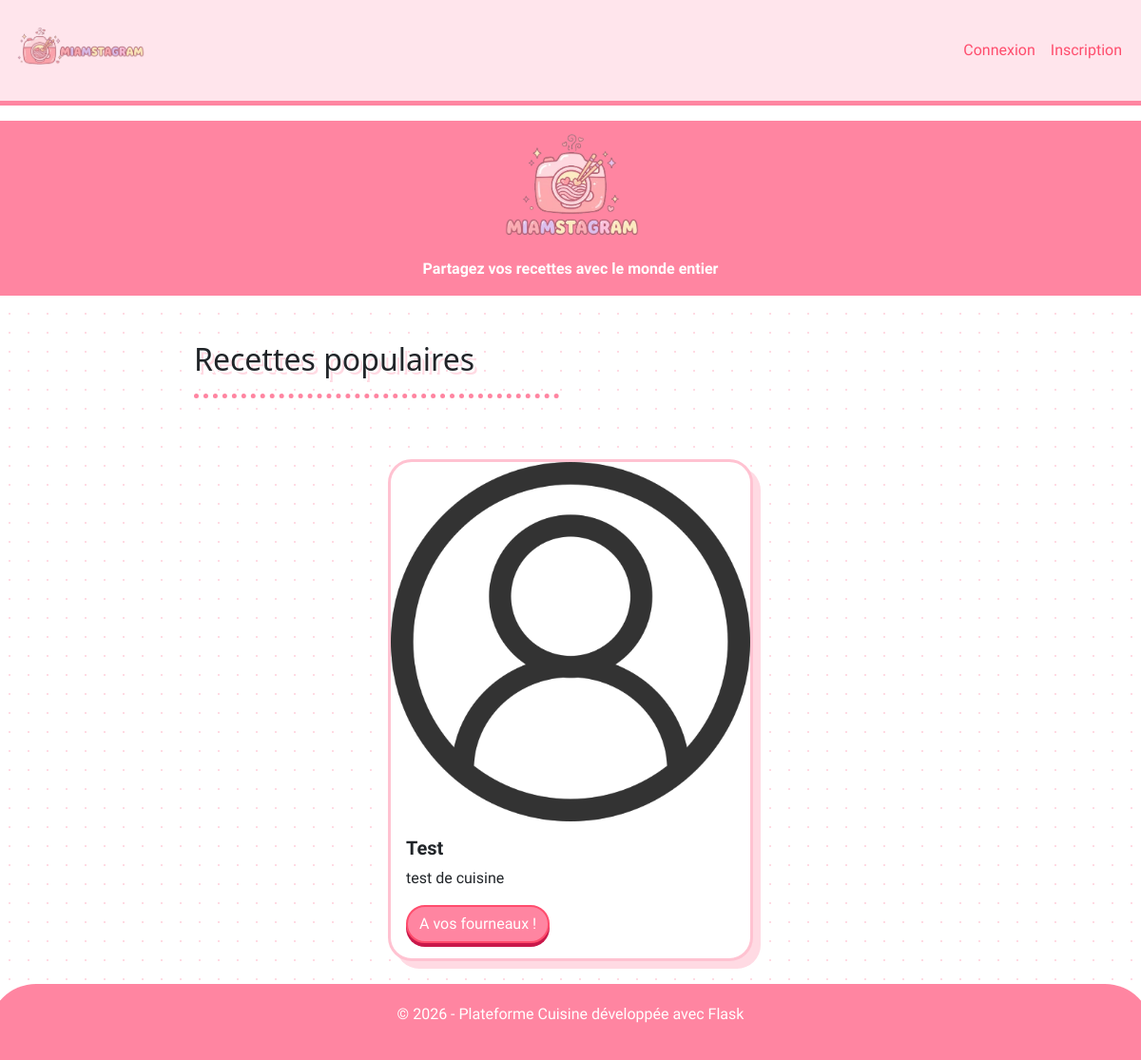
/, run on an earlier commit of the app's database.
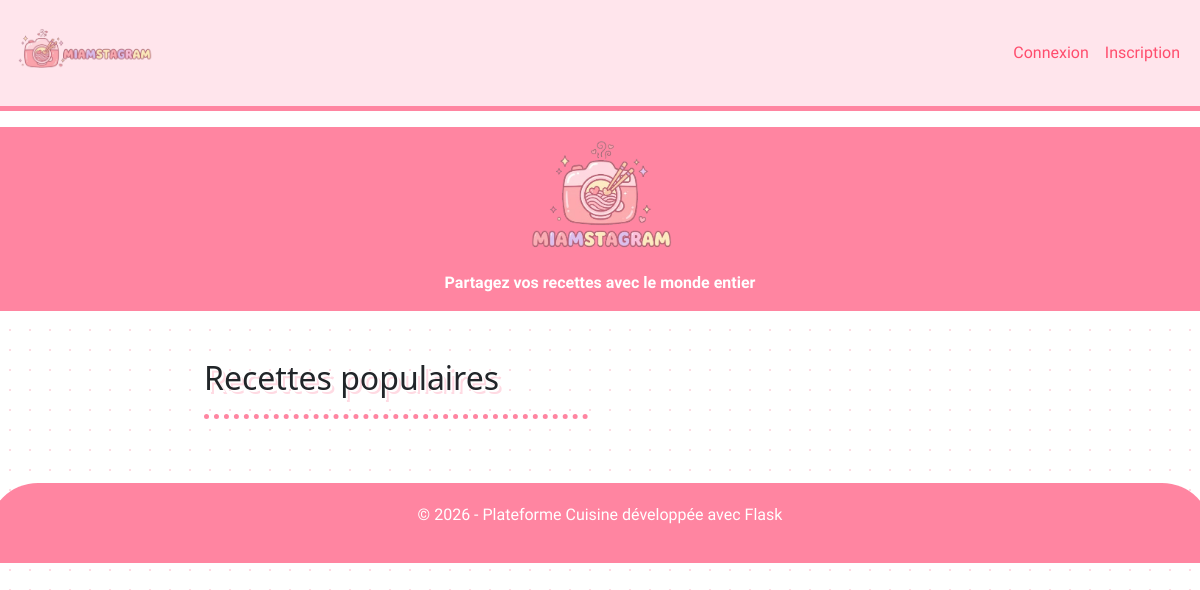
And on a later commit of the database.
### app.py (models this page shows)
class recettes(db.Model):
    recette_id = db.Column(db.Integer, primary_key=True)
    titre = db.Column(db.String(80), nullable=False)
    description = db.Column(db.Text, nullable=False)
    image_file = db.Column(db.String(120), nullable=False, default='default.jpg')
    difficulte = db.Column(db.String(20), nullable=False)
    temps_preparation = db.Column(db.Integer, nullable=False)
    temps_cuisson = db.Column(db.Integer, nullable=True)
    ingredients = db.Column(db.Text, nullable=False)
    instructions = db.Column(db.Text, nullable=False)
    statut = db.Column(db.String(20), nullable=False, default='public')
    auteur_id = db.Column(db.Integer, db.ForeignKey('user.id'), nullable=True)

### app.py (the view)
@app.route('/')
def home():
    recettes_publiques = recettes.query.filter_by(statut='public').all()
    return render_template('accueil.html', recettes=recettes_publiques)

### templates/accueil.html (shortened to what this page needs)
<!doctype html>
<html lang="fr">
  <head>
    <link
      rel="stylesheet"
      href="{{ url_for('static', filename='css/style.css') }}"
    />
    <link
      href="https://cdn.jsdelivr.net/npm/bootstrap@5.3.8/dist/css/bootstrap.min.css"
      rel="stylesheet"
    />
  </head>
  <body>
    <header class="sticky-top">
      <nav class="navbar navbar-expand-lg bg-body-tertiary">
        <div class="container-fluid">
          <a class="navbar-brand" href="{{ url_for('home') }}">
            <img
              src="{{ url_for('static', filename='img/logo_horizontal.png') }}"
              alt="Logo"
              height="80"
            />
          </a>
          <div class="collapse navbar-collapse" id="navbarSupportedContent">
            <div class="d-flex ms-auto">
              <ul class="navbar-nav me-auto mb-2 mb-lg-0 align-items-center">
                {% if 'user_id' in session %}
                <li class="nav-item me-3">
                  <a
                    class="btn btn-success rounded-pill fw-bold"
                    href="{{ url_for('ajouter_recette') }}"
                    style="
                      background-color: #ff4d6d;
                      border: none;
                      box-shadow: 0 4px 0 #c9184a;
                    "
                  >
                    Créer une recette
                  </a>
                </li>
                <li class="nav-item">
                  <a
                    class="nav-link fw-bold text-primary"
                    href="{{ url_for('profil') }}"
                  >
                    {{ session['username'] }}</a
                  >
                </li>
                <li class="nav-item">
                  <a class="nav-link" href="{{ url_for('deconnexion') }}"
                    >Déconnexion</a
                  >
                </li>
                {% else %}
                <li class="nav-item">
                  <a class="nav-link" href="{{ url_for('connexion') }}"
                    >Connexion</a
                  >
                </li>
                <li class="nav-item">
                  <a class="nav-link" href="{{ url_for('inscription') }}"
                    >Inscription</a
                  >
                </li>
                {% endif %}
              </ul>
            </div>
          </div>
        </div>
      </nav>
    </header>
    <div class="row text-center mt-3" style="background-color: #ff85a1">
      <div class="col-12">
        <img
          src="{{ url_for('static', filename='img/logo.png') }}"
          alt="Logo"
          class="img-fluid"
          style="max-width: 250px"
        />
        <p class="mt-2" style="color: #ffffff; font-weight: bold">
          Partagez vos recettes avec le monde entier
        </p>
      </div>
    </div>
    <div class="row mt-5 justify-content-center">
      <div class="col-8">
        <div class="row">
          <div class="col-md-6">
            <h2>Recettes populaires</h2>
            <hr class="my_line" />
          </div>
        </div>
        <div class="row justify-content-center mt-5">
          {% for recette in recettes %}
          <div class="col-md-6 mb-4">
            <div class="card">
              <img
                src="{{ url_for('static', filename='img/' + recette.image_file) }}"
                class="card-img-top"
                style="border-radius: 25px"
                alt="..."
              />
              <div class="card-body">
                <h5 class="card-title">{{ recette.titre }}</h5>
                <p class="card-text">{{ recette.description }}</p>
                <a
                  href="{{ url_for('recettes_page', recette_id=recette.recette_id) }}"
                  class="btn btn-primary"
                  >A vos fourneaux !</a
                >
              </div>
            </div>
          </div>
          {% endfor %}
        </div>
      </div>
    </div>
    <div class="row d-flex mt-8 text-center">
      <footer class="mt-8">
        <p>&copy; 2026 - Plateforme Cuisine développée avec Flask</p>
      </footer>
    </div>
  </body>
</html>

### static/css/style.css (style rules this page uses)
:root { --bs-primary: #ff85a1; --bs-primary-rgb: 255, 133, 161; --bs-body-bg: #fff0f3; --bs-body-color: #7a4a53; --bs-border-color: #ffc2d1; }
body { background-image: radial-gradient(#ffdae3 1px, transparent 1px); background-size: 20px 20px; font-family: 'Segoe UI', Roboto, 'Helvetica Neue', sans-serif; }
.navbar.bg-body-tertiary { background-color: #ffe5ec !important; border-bottom: 5px solid #ff85a1; }
.navbar-brand { color: #ff4d6d !important; font-weight: 900; text-transform: uppercase; letter-spacing: 1px; }
.my_line { border-top: 5px dotted #ff85a1 !important; opacity: 1; }
h1, h2 { color: #ff4d6d; text-shadow: 2px 2px 0px #ffffff, 4px 4px 0px #ffdae3; }
footer { background-color: #ff85a1; color: white; padding: 20px; border-radius: 50px 50px 0 0; margin-top: 40px; }
body, p, .navbar, .card, .btn { font-family: 'Quicksand', sans-serif; }
.nav-link { color: #ff4d6d !important; font-weight: 700; transition: all 0.3s ease; }

What changed in the data, as far as the page shows it:
removed recettes: image_file (placeholder picture), titre "Test", description "test de cuisine"
